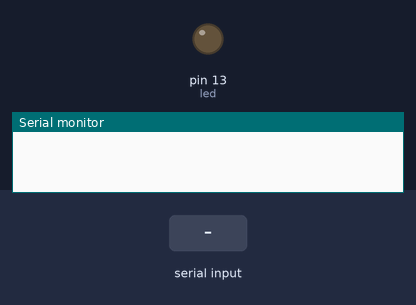
The sketch below on a simulated Arduino Uno, built with avr-gcc and run on an emulated ATmega328P. On the bench: output pins drawn as LEDs (lit = HIGH), the last lines printed to the serial monitor. The test bench sets the inputs (shaded band).

Above: at 1.2 s.
1.3 s: "1\n" received over Serial
At 1.8 s:
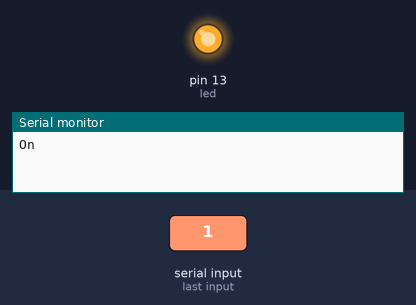
4.3 s: "2\n" received over Serial
At 5.3 s:
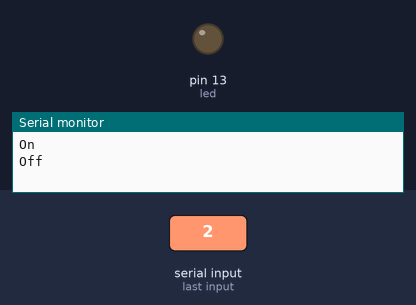
Timing chart, 0 to 7.3 s (numbered marks = the images above; inputs shaded):
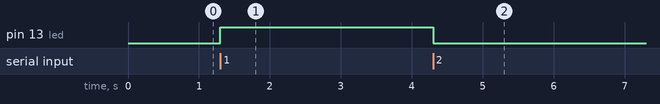

The sketch:

fireflies.ino
```cpp
int led = 13;
int x;// python read

void setup() {
  Serial.begin(115200);
  Serial.setTimeout(1);

  pinMode(led,OUTPUT);
}

void  loop() {
  while (!Serial.available());
  x = Serial.readString().toInt();

  if (x == 1){
      digitalWrite(led,HIGH);
      Serial.println("On");
  }

  else if (x == 2){
      digitalWrite(led,LOW);
      Serial.println("Off");

}

  else {Serial.println("Invalid");}
}
```

Measured:
- after the input at 1.3 s, pin 13 (led): LOW → HIGH at once
- after the input at 4.3 s, pin 13 (led): HIGH → LOW at once
